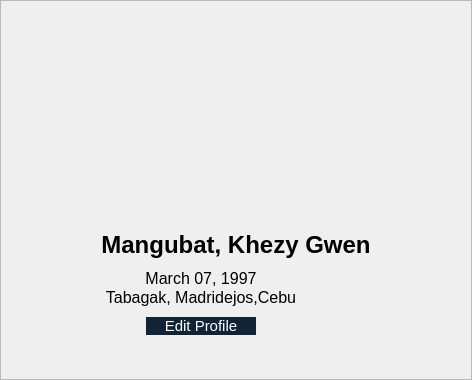
               <widget class="QFrame" name="userTaskPage">
                <property name="styleSheet">
                 <string notr="true">border-right: 2px solid white;</string>
                </property>
                <property name="frameShape">
                 <enum>QFrame::Shape::StyledPanel</enum>
                </property>
                <property name="frameShadow">
                 <enum>QFrame::Shadow::Raised</enum>
                </property>
                <layout class="QVBoxLayout" name="verticalLayout_16">
                 <property name="spacing">
                  <number>10</number>
                 </property>
                 <property name="leftMargin">
                  <number>100</number>
                 </property>
                 <property name="topMargin">
                  <number>20</number>
                 </property>
                 <property name="rightMargin">
                  <number>100</number>
                 </property>
                 <property name="bottomMargin">
                  <number>20</number>
                 </property>
                 <item>
                  <widget class="QLabel" name="profileSquareLabel">
                   <property name="sizePolicy">
                    <sizepolicy hsizetype="Preferred" vsizetype="Fixed">
                     <horstretch>0</horstretch>
                     <verstretch>0</verstretch>
                    </sizepolicy>
                   </property>
                   <property name="minimumSize">
                    <size>
                     <width>200</width>
                     <height>200</height>
                    </size>
                   </property>
                   <property name="maximumSize">
                    <size>
                     <width>200</width>
                     <height>200</height>
                    </size>
                   </property>
                   <property name="styleSheet">
                    <string notr="true">border: none;</string>
                   </property>
                   <property name="text">
                    <string/>
                   </property>
                   <property name="pixmap">
                    <pixmap>:/images/assets/images/profilePicSquare.png</pixmap>
                   </property>
                   <property name="scaledContents">
                    <bool>true</bool>
                   </property>
                   <property name="alignment">
                    <set>Qt::AlignmentFlag::AlignCenter</set>
                   </property>
                  </widget>
                 </item>
                 <item>
                  <widget class="QLabel" name="nameLabel">
                   <property name="sizePolicy">
                    <sizepolicy hsizetype="Preferred" vsizetype="Preferred">
                     <horstretch>0</horstretch>
                     <verstretch>0</verstretch>
                    </sizepolicy>
                   </property>
                   <property name="maximumSize">
                    <size>
                     <width>16777215</width>
                     <height>60</height>
                    </size>
                   </property>
                   <property name="font">
                    <font>
                     <pointsize>18</pointsize>
                     <bold>true</bold>
                    </font>
                   </property>
                   <property name="styleSheet">
                    <string notr="true">border: none;</string>
                   </property>
                   <property name="text">
                    <string>Mangubat, Khezy Gwen</string>
                   </property>
                   <property name="alignment">
                    <set>Qt::AlignmentFlag::AlignCenter</set>
                   </property>
                   <property name="wordWrap">
                    <bool>true</bool>
                   </property>
                  </widget>
                 </item>
                 <item>
                  <widget class="QFrame" name="frame_22">
                   <property name="sizePolicy">
                    <sizepolicy hsizetype="Preferred" vsizetype="Fixed">
                     <horstretch>0</horstretch>
                     <verstretch>0</verstretch>
                    </sizepolicy>
                   </property>
                   <property name="maximumSize">
                    <size>
                     <width>200</width>
                     <height>16777215</height>
                    </size>
                   </property>
                   <property name="styleSheet">
                    <string notr="true">border: none;</string>
                   </property>
                   <property name="frameShape">
                    <enum>QFrame::Shape::StyledPanel</enum>
                   </property>
                   <property name="frameShadow">
                    <enum>QFrame::Shadow::Raised</enum>
                   </property>
                   <layout class="QVBoxLayout" name="verticalLayout_17">
                    <property name="spacing">
                     <number>0</number>
                    </property>
                    <property name="leftMargin">
                     <number>0</number>
                    </property>
                    <property name="topMargin">
                     <number>0</number>
                    </property>
                    <property name="rightMargin">
                     <number>0</number>
                    </property>
                    <property name="bottomMargin">
                     <number>0</number>
                    </property>
                    <item>
                     <widget class="QLabel" name="bdayLabel">
                      <property name="font">
                       <font>
                        <pointsize>12</pointsize>
                       </font>
                      </property>
                      <property name="styleSheet">
                       <string notr="true">b</string>
                      </property>
                      <property name="text">
                       <string>March 07, 1997</string>
                      </property>
                      <property name="alignment">
                       <set>Qt::AlignmentFlag::AlignCenter</set>
                      </property>
                     </widget>
                    </item>
                    <item>
                     <widget class="QLabel" name="addressLabel">
                      <property name="font">
                       <font>
                        <pointsize>12</pointsize>
                       </font>
                      </property>
                      <property name="text">
                       <string>Tabagak, Madridejos,Cebu</string>
                      </property>
                      <property name="alignment">
                       <set>Qt::AlignmentFlag::AlignCenter</set>
                      </property>
                     </widget>
                    </item>
                   </layout>
                  </widget>
                 </item>
                 <item>
                  <widget class="QFrame" name="frame_20">
                   <property name="sizePolicy">
                    <sizepolicy hsizetype="Preferred" vsizetype="Fixed">
                     <horstretch>0</horstretch>
                     <verstretch>0</verstretch>
                    </sizepolicy>
                   </property>
                   <property name="maximumSize">
                    <size>
                     <width>200</width>
                     <height>16777215</height>
                    </size>
                   </property>
                   <property name="styleSheet">
                    <string notr="true">border: none;</string>
                   </property>
                   <property name="frameShape">
                    <enum>QFrame::Shape::StyledPanel</enum>
                   </property>
                   <property name="frameShadow">
                    <enum>QFrame::Shadow::Raised</enum>
                   </property>
                   <layout class="QHBoxLayout" name="horizontalLayout_15">
                    <property name="spacing">
                     <number>0</number>
                    </property>
                    <property name="leftMargin">
                     <number>45</number>
                    </property>
                    <property name="topMargin">
                     <number>0</number>
                    </property>
                    <property name="rightMargin">
                     <number>45</number>
                    </property>
                    <property name="bottomMargin">
                     <number>0</number>
                    </property>
                    <item>
                     <widget class="QPushButton" name="editProfileBtn">
                      <property name="font">
                       <font>
                        <pointsize>11</pointsize>
                       </font>
                      </property>
                      <property name="styleSheet">
                       <string notr="true">background-color: #112335;
color: white;
border-radius: 15px;
</string>
                      </property>
                      <property name="text">
                       <string>Edit Profile</string>
                      </property>
                     </widget>
                    </item>
                   </layout>
                  </widget>
                 </item>
                 <item>
                  <widget class="QFrame" name="frame_21">
                   <property name="sizePolicy">
                    <sizepolicy hsizetype="Preferred" vsizetype="Fixed">
                     <horstretch>0</horstretch>
                     <verstretch>0</verstretch>
                    </sizepolicy>
                   </property>
                   <property name="minimumSize">
                    <size>
                     <width>0</width>
                     <height>0</height>
                    </size>
                   </property>
                   <property name="styleSheet">
                    <string notr="true">border: none;</string>
                   </property>
                   <property name="frameShape">
                    <enum>QFrame::Shape::StyledPanel</enum>
                   </property>
                   <property name="frameShadow">
                    <enum>QFrame::Shadow::Raised</enum>
                   </property>
                   <layout class="QHBoxLayout" name="horizontalLayout_16">
                    <property name="spacing">
                     <number>0</number>
                    </property>
                    <property name="leftMargin">
                     <number>0</number>
                    </property>
                    <property name="topMargin">
                     <number>0</number>
                    </property>
                    <property name="rightMargin">
                     <number>0</number>
                    </property>
                    <property name="bottomMargin">
                     <number>0</number>
                    </property>
                    <item alignment="Qt::AlignHCenter">
                     <widget class="QPushButton" name="themeBtn">
                      <property name="minimumSize">
                       <size>
                        <width>0</width>
                        <height>0</height>
                       </size>
                      </property>
                      <property name="styleSheet">
                       <string notr="true">border: none;</string>
                      </property>
                      <property name="text">
                       <string/>
                      </property>
                      <property name="icon">
                       <iconset>
                        <normaloff>:/images/assets/images/colorTheme.png</normaloff>:/images/assets/images/colorTheme.png</iconset>
                      </property>
                      <property name="iconSize">
                       <size>
                        <width>30</width>
                        <height>30</height>
                       </size>
                      </property>
                     </widget>
                    </item>
                   </layout>
                  </widget>
                 </item>
                </layout>
               </widget>
